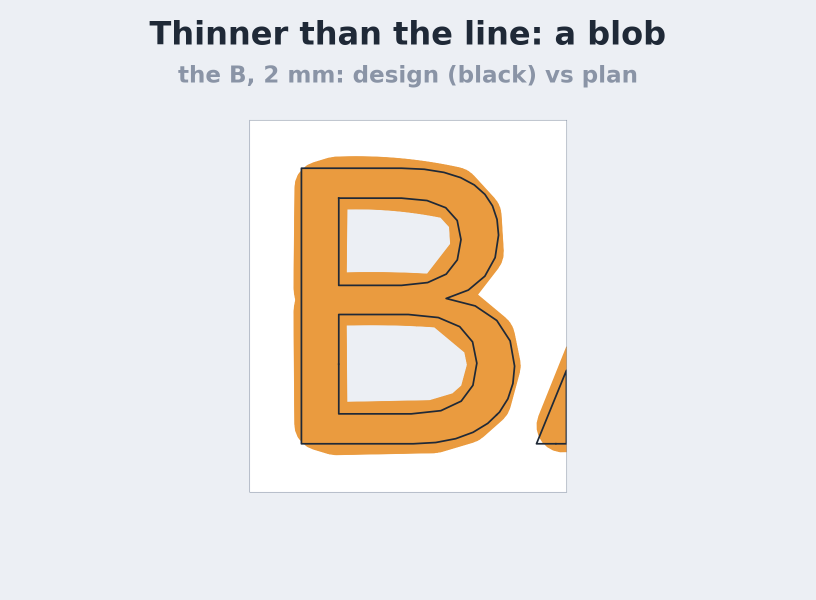
#> input picture video/frames/card-blob.png, 1632 x 1200 px (shown at 1/2 size)
$ python -i draw.py   (imports and definitions only)
#> lines starting #> are read from the running program, lines starting #| are printed output that depends on the picture
"""The video's pictures, drawn from the lab's own files (no AI): the design's letters cut at the text layer (from the
STL) and the slicer's planned lines at that layer (from the G-code, each line at its own ;WIDTH:), as in analyse.py.
Cards 1632 x 1200 (the split slide's picture box at 2x); hook pictures 1920 x 1080 and 1080 x 1920.
    docker run --rm -v "$PWD:/w" -w /w nametag-analyse:0.1 python video/draw.py"""
import json
import os
import sys

import matplotlib
# [1 line not run here, left out]
import matplotlib.pyplot as plt  # noqa: E402
from matplotlib.patches import FancyBboxPatch, Rectangle, Polygon as MPoly  # noqa: E402
from shapely.geometry import box  # noqa: E402

LAB = os.path.abspath(os.path.join(os.path.dirname(os.path.abspath(__file__)), '..'))
sys.path.insert(0, LAB)
import geom as G  # noqa: E402

F = os.path.join(LAB, 'video', 'frames')
# [1 line not run here, left out]
BG, INK, RED, GREEN, GREY, BLUE, ORANGE = '#eceff4', '#1f2937', '#b71c1c', '#1b7f3b', '#8a94a6', '#1d4ed8', '#e8902a'
W, H = 1632, 1200
# [2 lines not run here, left out]


# [4 lines left out: function fig, not called in this run]


def text(f, x, y, s, size=64, color=INK, ha='center', va='top'):
    f.text(x / f.bbox.width * 100 / 100 if False else x / (f.get_figwidth() * 100), 1 - y / (f.get_figheight() * 100), s,
           fontsize=size * 0.72, color=color, ha=ha, va=va, fontweight='bold')


def save(f, name):
    f.savefig(os.path.join(F, name), dpi=100, facecolor=BG)
    plt.close(f)


# [72 lines left out: functions layer, draw_geom, panel, not called in this run]


ROW2 = {2: (-16.4, -3.6, 1.0, -0.6), 3: (-16.4, -4.6, 6.0, -0.6), 5: (-16.4, -6.6, 15.0, -0.6)}
# [9 lines left out: function letter_window, not called in this run]


B2 = None


def r2(case):
    return RES[case]['line2_area_ratio_range']


# [193 lines left out: functions hook, card_simple, strokes, lines, nozzle, marker and 6 more, not called in this run]


# [3 lines not run here, left out]
# [7 lines left out: function stroke_card, not called in this run]


# [5 lines not run here, left out]
# [7 lines left out: function engraved_card, not called in this run]


# [14 lines not run here, left out]


def _crop(path, pad=30):
#> called with path = 'frames/card-blob.png', pad = 30
    from PIL import Image, ImageChops
    im = Image.open(path).convert('RGB')
    col = im.crop((0, 0, 1, im.height)).resize(im.size)
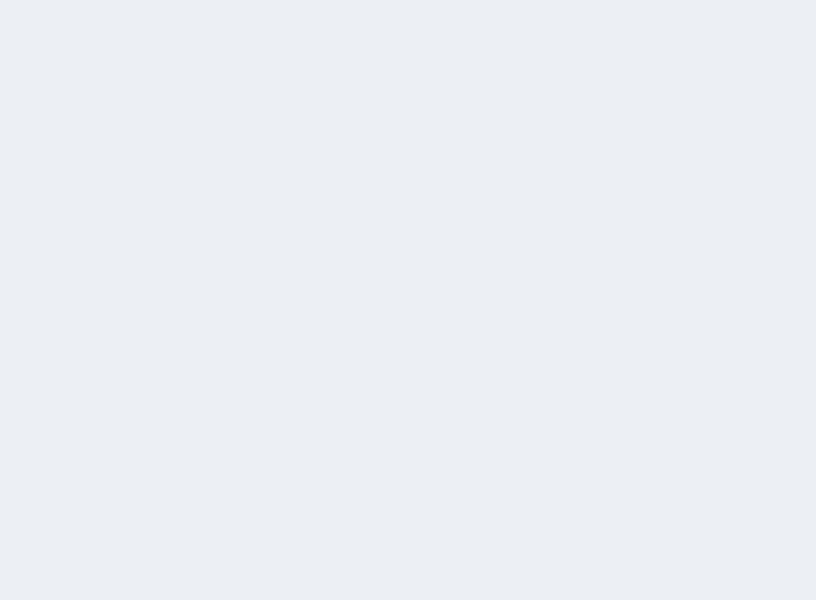
#> col: PIL image 1632x1200 RGB (shown at 1/2 size); mean R, G, B 236, 239, 244
    bb = ImageChops.difference(im, col).convert('L').point(lambda v: 255 if v > 18 else 0).getbbox()
#> bb = (299, 40, 1330, 985)
    return im.crop((max(0, bb[0] - pad), max(0, bb[1] - pad), min(im.width, bb[2] + pad), min(im.height, bb[3] + pad)))
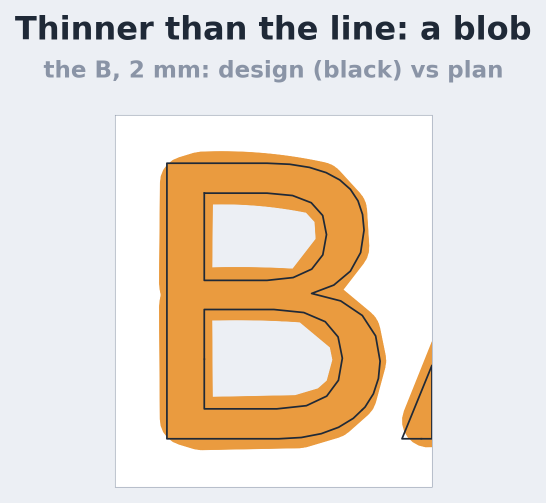
#> returned value: PIL image 1091x1005 RGB (shown at 1/2 size); mean R, G, B 232, 221.4, 210.2


# [10 lines left out: function two_renders, not called in this run]


# [4 lines not run here, left out]

>>> result = _crop('frames/card-blob.png')

$ run again, on video/frames/card-fixed.png
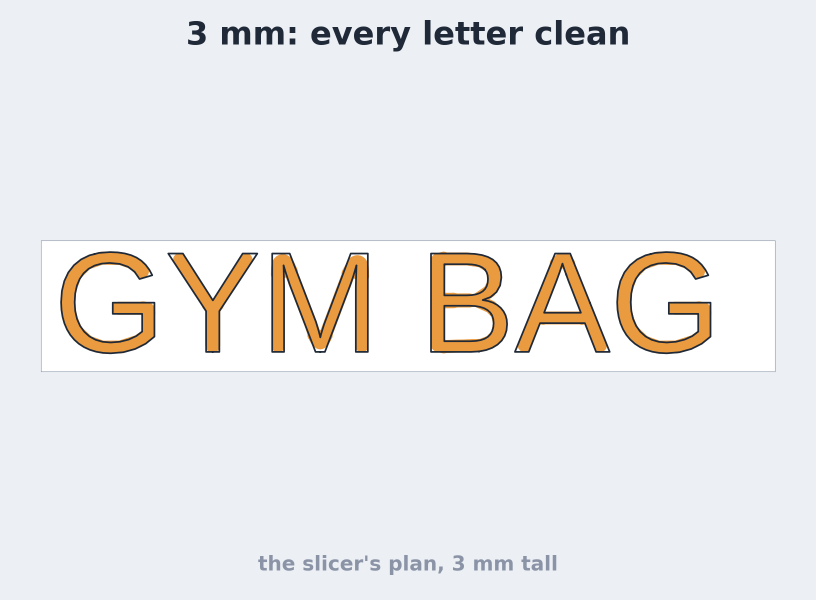
#> input picture video/frames/card-fixed.png, 1632 x 1200 px (shown at 1/2 size)
#> bb = (82, 40, 1551, 1150)
#> in _crop, `return im.crop((max(0, bb[0] - pad), max(0, bb[1] - pad), min(im.width..`:
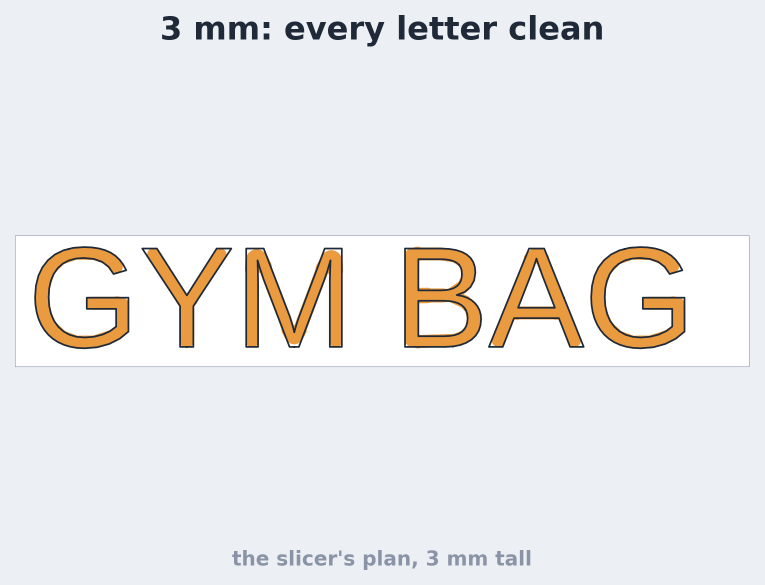
#> returned value: PIL image 1529x1170 RGB (shown at 1/2 size); mean R, G, B 233.8, 233.3, 234

$ run again, on video/frames/card-hook.png
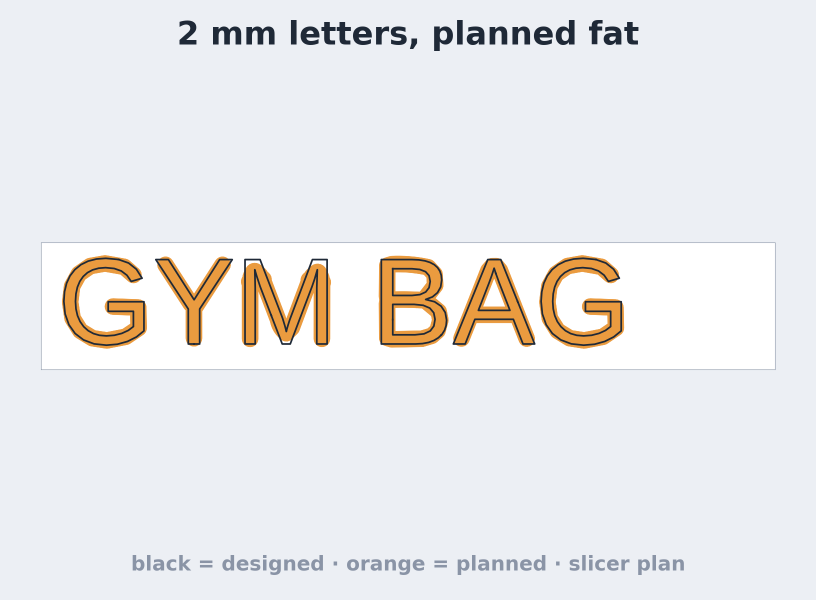
#> input picture video/frames/card-hook.png, 1632 x 1200 px (shown at 1/2 size)
#> bb = (82, 40, 1551, 1150)
#> in _crop, `return im.crop((max(0, bb[0] - pad), max(0, bb[1] - pad), min(im.width..`:
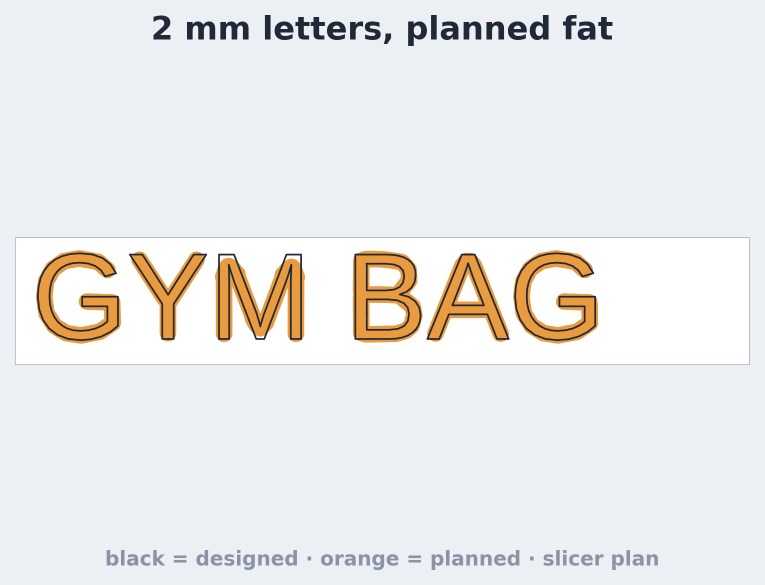
#> returned value: PIL image 1529x1170 RGB (shown at 1/2 size); mean R, G, B 233.5, 233, 233.6

$ run again, on video/frames/card-named.png
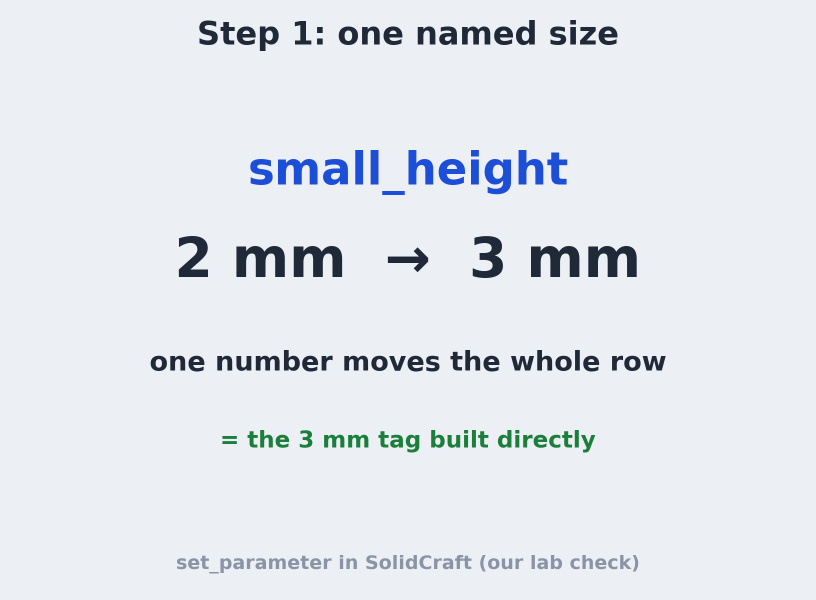
#> input picture video/frames/card-named.png, 1632 x 1200 px (shown at 1/2 size)
#> bb = (301, 40, 1332, 1147)
#> in _crop, `return im.crop((max(0, bb[0] - pad), max(0, bb[1] - pad), min(im.width..`:
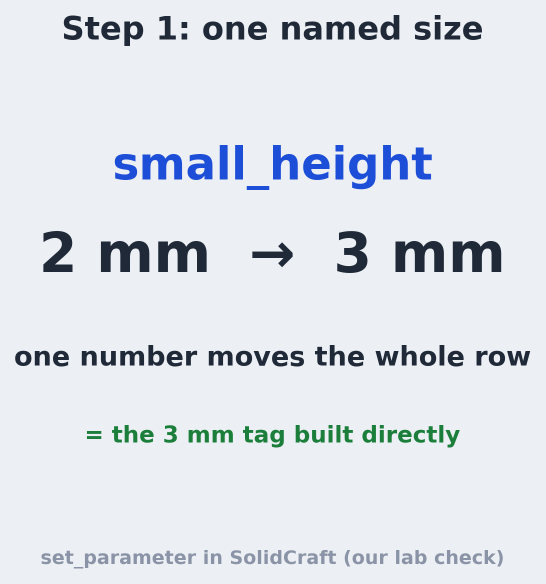
#> returned value: PIL image 1091x1167 RGB (shown at 1/2 size); mean R, G, B 221.6, 226.4, 233.4
